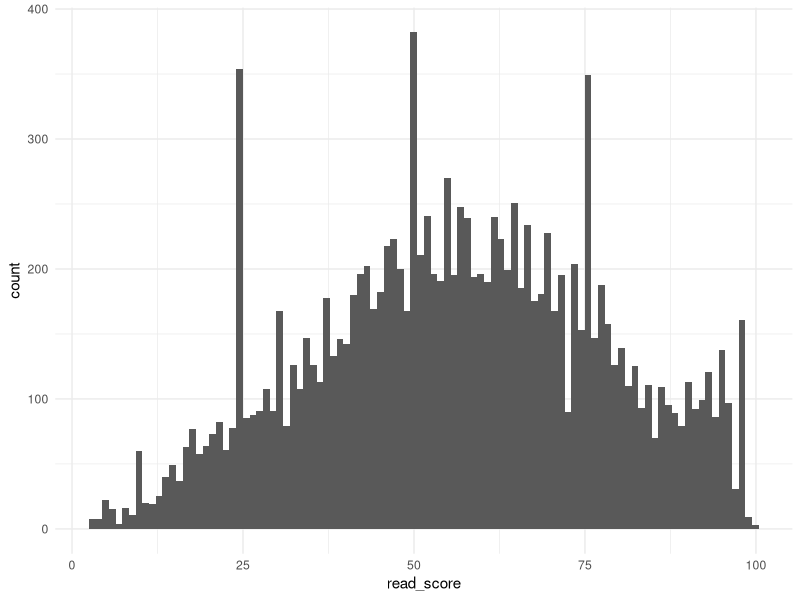
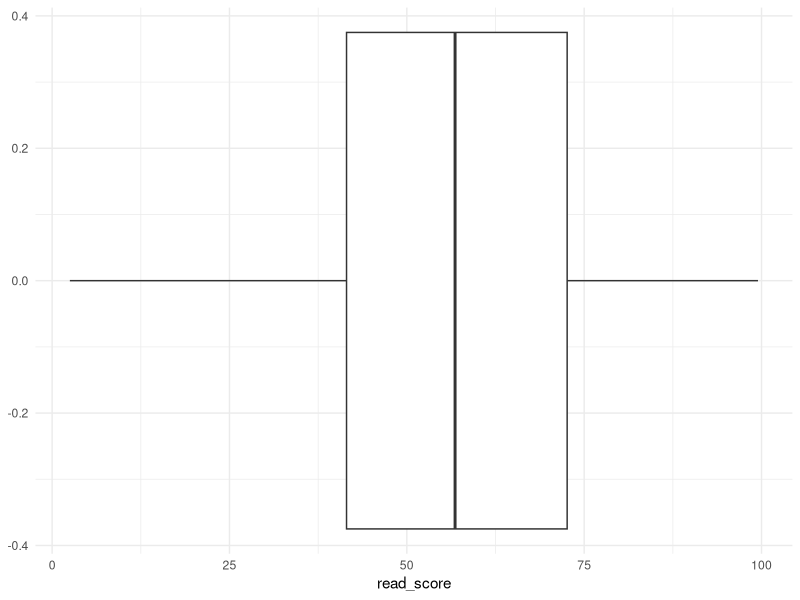
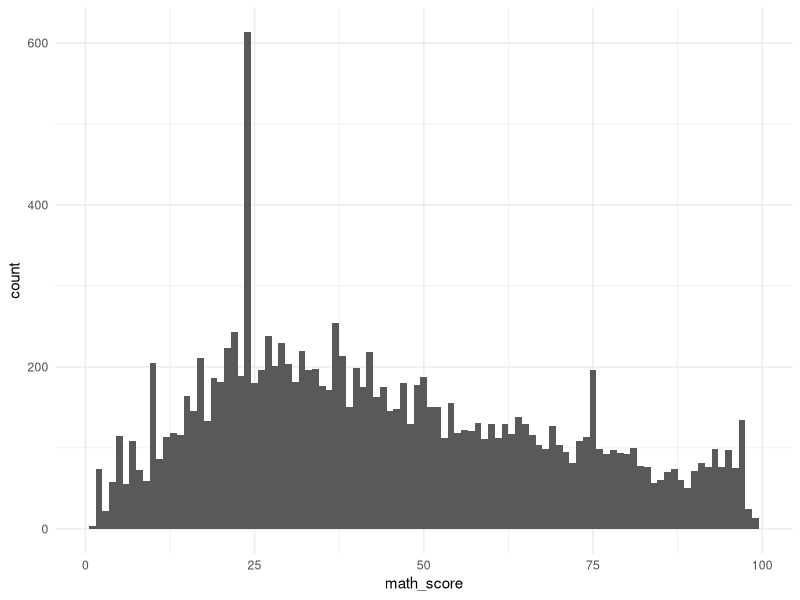
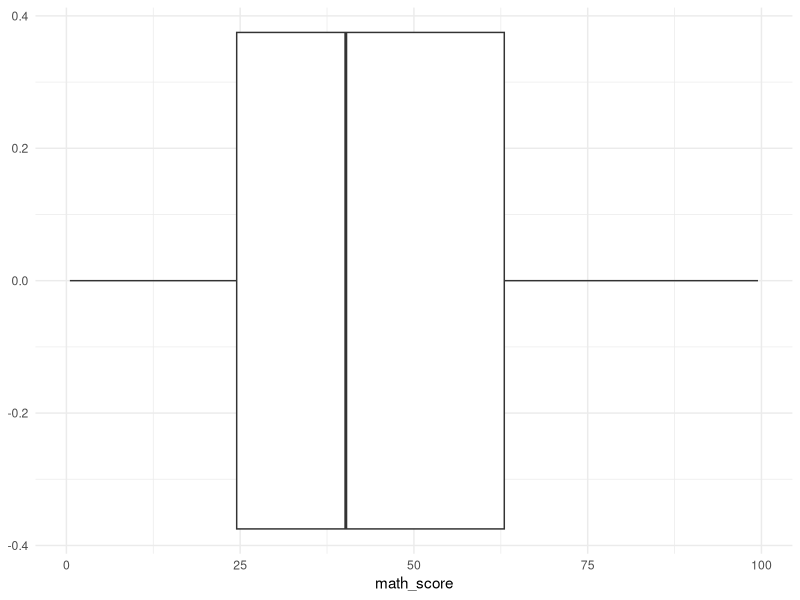
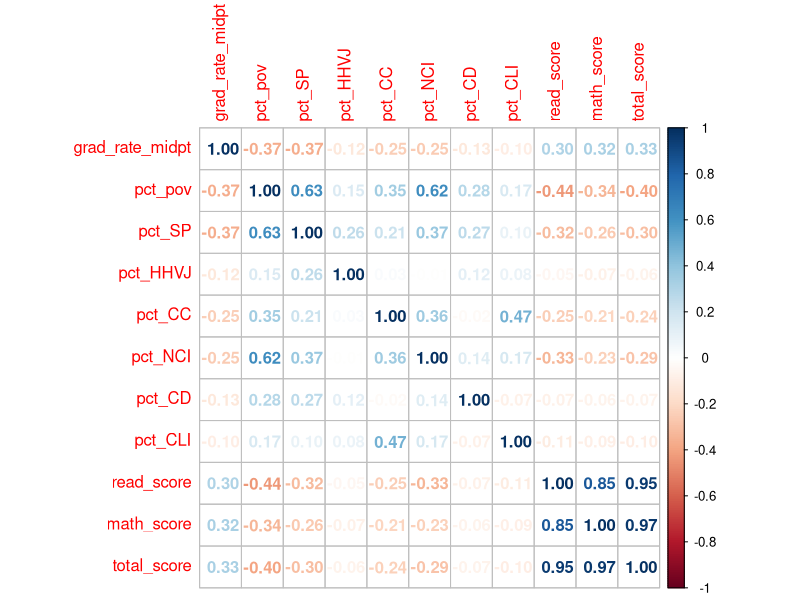
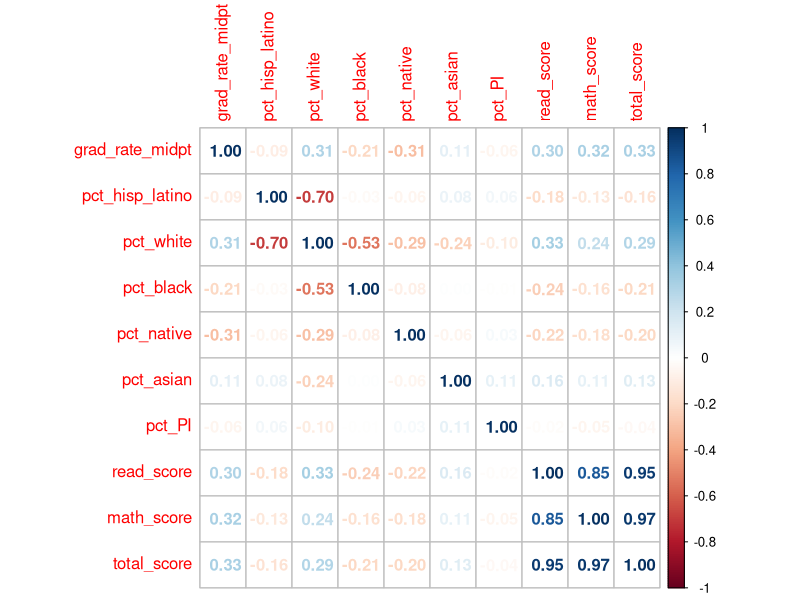
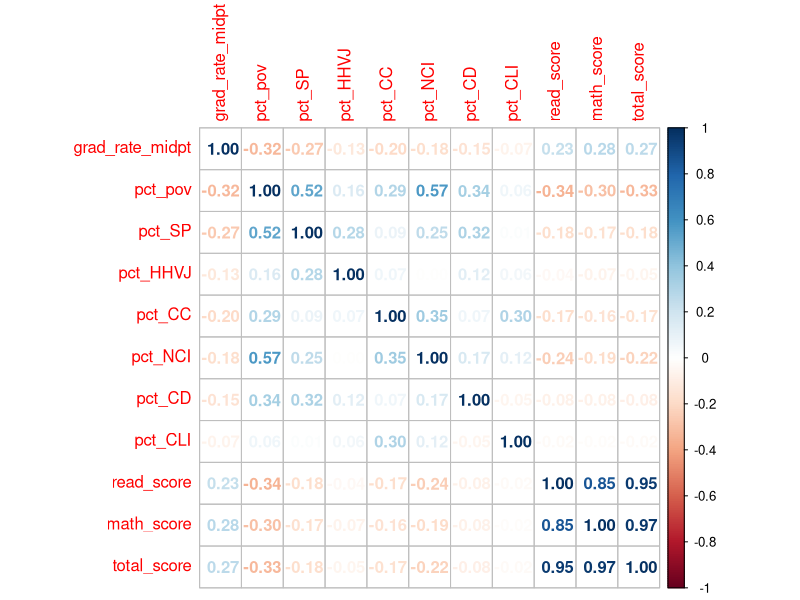
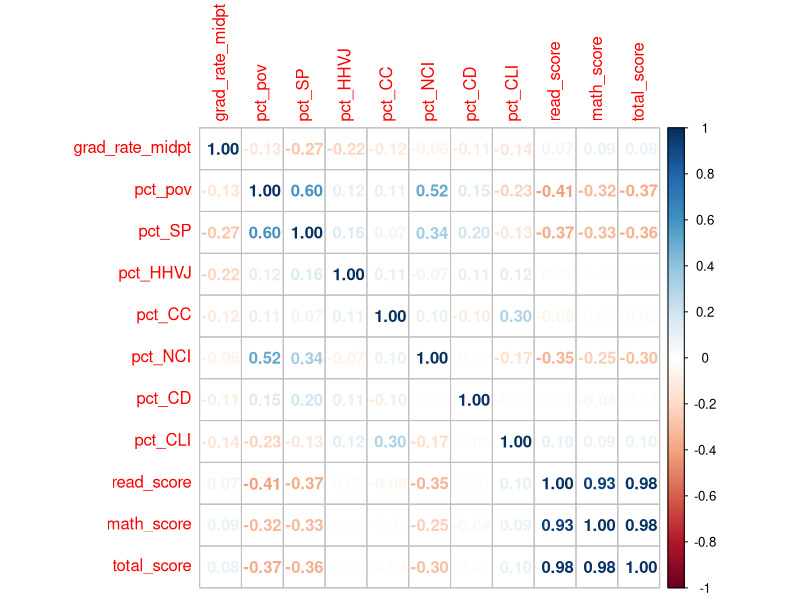

Write the R code that produced these figures, in order.
## ---- chunk 1

library(tidyverse)
library(readr)
library(corrplot)

school_assess <- read_csv("../data/assess.csv")
grad_raceP_household_rev <- read_csv("../data/grad_raceP_household_rev.csv")


## ---- chunk 2
school_assess %>%
  ggplot(aes(x=read_score)) +
  geom_histogram(bins = 100)+
  theme_minimal()

ggplot(school_assess, aes(x=read_score)) +
  geom_boxplot()+
  theme_minimal()
## ---- chunk 3
ggplot(school_assess, aes(x=math_score)) +
  geom_histogram(bins = 100)+
  theme_minimal()

ggplot(school_assess, aes(x=math_score)) +
  geom_boxplot()+
  theme_minimal()
## ---- chunk 4
district_assess <- grad_raceP_household_rev %>%
  left_join(school_assess, by = c("LEAID" = "leaid"))
## ---- chunk 5
district_assess <- district_assess %>%
    select(17:22) %>%
    mutate(
        predom_race = names(.)[max.col(.)],
        predom_race = predom_race %>% 
            str_replace_all("pct_", ""), 
        predom_race = predom_race %>% 
            factor(levels = c("hisp_latino", "white", 
                              "black", "native", "asian"), 
                   labels = c("Hispanic/Latino", "White", 
                              "Black", "Native American", "Asian")
            )
    ) %>%
    select(predom_race) %>% 
    bind_cols(district_assess) %>%
    relocate(predom_race, .after = pct_CLI) 

district_assess %>%
    count(predom_race)
## ---- chunk 6
 district_assess_corr <- district_assess %>%
  select(grad_rate_midpt, pct_pov:pct_CLI, read_score, math_score, total_score) %>%
  na.omit()

district_assess_corr[,1:ncol(district_assess_corr)] %>% 
    cor() %>%
    corrplot(method = "number")


## ---- chunk 7
 district_assess_corr_race <- district_assess %>%
  select(grad_rate_midpt, pct_hisp_latino:pct_PI, read_score, math_score, total_score) %>%
  na.omit()

district_assess_corr_race[,1:ncol(district_assess_corr_race)] %>% 
    cor() %>%
    corrplot(method = "number")
## ---- chunk 8
 district_assess_corr_white <- district_assess %>%
  filter(predom_race == "White") %>%
  select(grad_rate_midpt, pct_pov:pct_CLI, read_score, math_score, total_score) %>%
  na.omit()

district_assess_corr_white[,1:ncol(district_assess_corr_white)] %>% 
    cor() %>%
    corrplot(method = "number")
## ---- chunk 9
 district_assess_corr_black <- district_assess %>%
  filter(predom_race == "Black") %>%
  select(grad_rate_midpt, pct_pov:pct_CLI, read_score, math_score, total_score) %>%
  na.omit()

district_assess_corr_black[,1:ncol(district_assess_corr_black)] %>% 
    cor() %>%
    corrplot(method = "number")
## ---- chunk 10
 district_assess_corr_HL <- district_assess %>%
  filter(predom_race == "Hispanic/Latino") %>%
  select(grad_rate_midpt, pct_pov:pct_CLI, read_score, math_score, total_score) %>%
  na.omit()

district_assess_corr_HL[,1:ncol(district_assess_corr_HL)] %>% 
    cor() %>%
    corrplot(method = "number")
